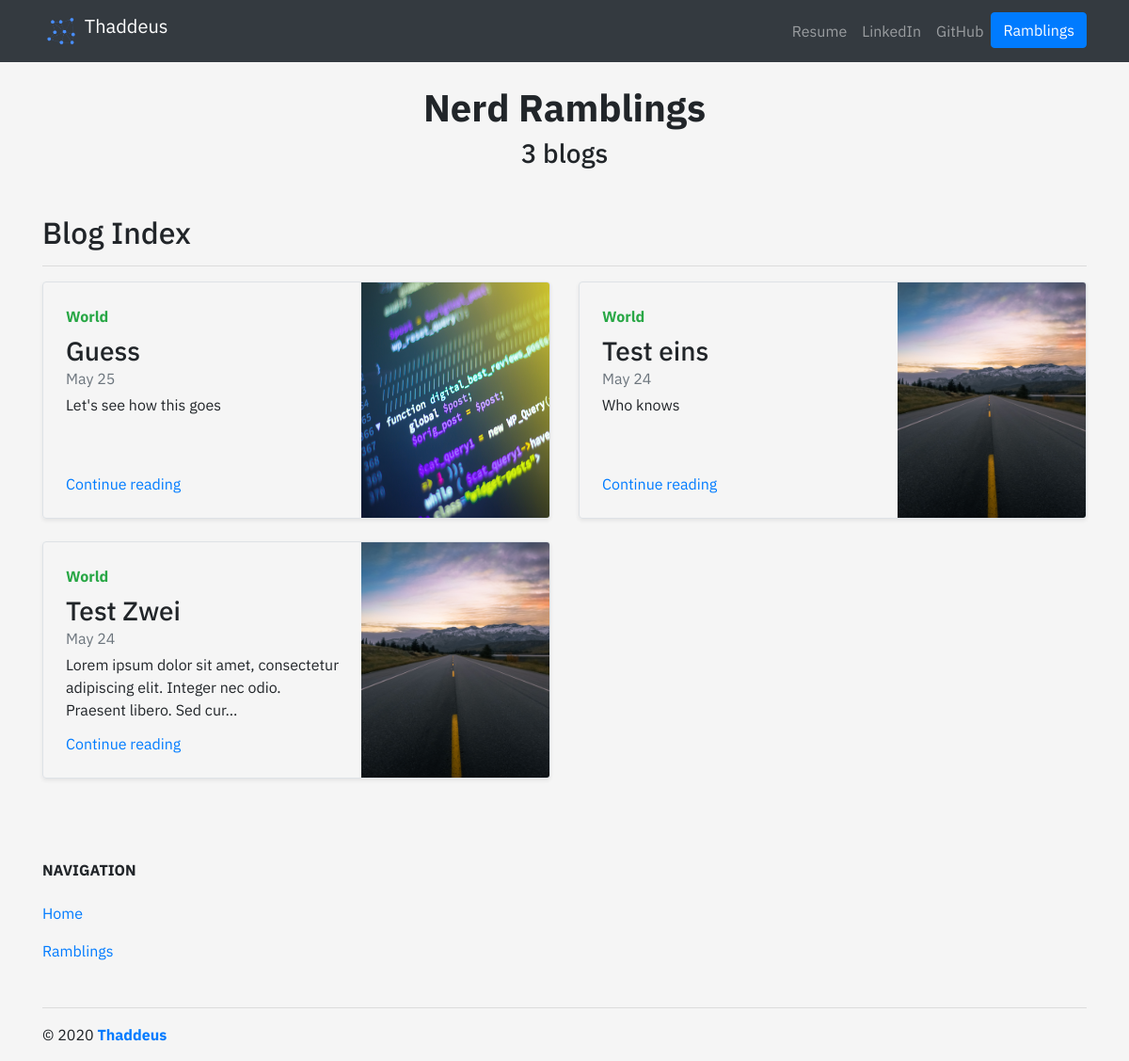
Screenshot of /blog/ with the database file from the repository.
### blog/models.py (models this page shows, shortened)
class Blog(models.Model):
    title = models.CharField(max_length=200)
    description = models.TextField()
    date = models.DateField()
    category = models.CharField(max_length=100, blank=True)
    image = models.ImageField(upload_to='blog/images/', blank=True)

### blog/views.py (the view)
# urls.py: path('', views.all_blogs, name='all_blogs'),
def all_blogs(request):
    blogs = Blog.objects.order_by('-date')
    return render(request, 'blog/all_blogs.html', {'blogs': blogs})

### blog/templates/blog/all_blogs.html
{% extends "portfolio/base.html" %}
{% load static %}
{% block content %}
<br>
<h1 id="blogtitle" class="font-weight-bold text-center">Nerd Ramblings</h1>
<h3 class="text-center mb-5">{{ blogs.count }} blog{{ blogs.count|pluralize }}</h3>
<div class="container">
    <h2 class="mt-5">Blog Index</h2>
    <hr>
    </div>
<div class="container">
    <div class="row mb-2">
    {% for blog in blogs %}
        <div class="col-md-6">
        <div class="row no-gutters border rounded overflow-hidden flex-md-row mb-4 shadow-sm h-md-250 position-relative">
            <div class="col p-4 d-flex flex-column position-static">
            <strong class="d-inline-block mb-2 text-success">{{ blog.category }}</strong>
            <h3 class="mb-0">{{ blog.title }}</h3>
            <div class="mb-1 text-muted">{{ blog.date|date:'M d' }}</div>
            <p class="card-text mb-auto">{{ blog.description|striptags|truncatechars:100 }}</p>
            <a href="{% url 'blog:detail' blog.id %}" class="stretched-link">Continue reading</a>
            </div>
            <div class="col-auto d-none d-lg-block">
            <img class="bd-placeholder-img" src="{{ blog.image.url }}" width="200" height="250" preserveAspectRatio="xMidYMid slice" focusable="false">
            </div>
        </div>
        </div>
    {% endfor %}
    </div>
</div>
{% endblock %}

### portfolio/templates/portfolio/base.html (shortened to what this page needs)
{% load static %}
<!doctype html>
<html lang="en">
<head>
  <link rel="stylesheet" href="https://stackpath.bootstrapcdn.com/bootstrap/4.4.1/css/bootstrap.min.css">
  <link rel="stylesheet" href="{% static "portfolio/custom.css" %}">
</head>
<body>
  <nav id="topNav" class="navbar sticky-top navbar-expand-lg navbar-dark bg-dark">
    <div class="container">
      <a class="navbar-brand" href="{% url 'home' %}">
        <img src="{% static "portfolio/icon.png" %}" width="40" height="40" class="d-inline-block align-top" alt="icon Logo" loading="lazy">
        Thaddeus
      </a>
      <div class="collapse navbar-collapse text-center" id="navbarNav">
        <ul class="navbar-nav ml-auto">
          <li class="nav-item">
            <a class="nav-link" href="{% static "portfolio/resume.pdf" %}">Resume</a>
          </li>
          <li class="nav-item">
            <a class="nav-link" href="https://www.linkedin.com/in/thaddeus-martin-5874b8196//" target="_blank">LinkedIn</a>
          </li>
          <li class="nav-item">
            <a class="nav-link" href="https://github.com/AcuityTPM" target="_blank">GitHub</a>
          </li>
          <li>
            <a role="button" href="{% url 'blog:all_blogs' %}" class="btn btn-primary">Ramblings</a>
          </li>
        </ul>
      </div>
    </div>
  </nav>
    {% block content %}
    {% endblock %}
<footer class="page-footer font-small mdb-color pt-4">
    <div class="container text-md-left">
      <div class="row  text-md-left mt-3 pb-3">
        <div class="col-md-2 col-lg-3 col-xl-3  mt-3">
          <h6 class="text-uppercase mb-4 font-weight-bold">Navigation</h6>
          <p>
            <a href="{%url 'home'%}">Home</a>
          </p>
          <p>
            <a href="{%url 'blog:all_blogs'%}">Ramblings</a>
          </p>
        </div>
      </div>
      <hr>
      <div class="row d-flex align-items-center">
        <div class="col-md-7 col-lg-8">
          <p class="text-center text-md-left">© 2020
            <a href="https://github.com/AcuityTPM">
              <strong> Thaddeus</strong>
            </a>
          </p>
        </div>
      </div>
    </div>
  </footer>
</body>
</html>

### portfolio/static/portfolio/custom.css (style rules this page uses)
body { font-family: 'IBM Plex Sans', sans-serif; }
body { background: #F5F5F5 !important; }

### rows the page displays
Blog: category "World", title "Guess", date "May 25", description "Let's see how this goes", image (picture)
Blog: category "World", title "Test eins", date "May 24", description "Who knows", image (picture)
Blog: category "World", title "Test Zwei", date "May 24", description "Lorem ipsum dolor sit amet, consectetur adipiscing elit. Integer nec odio. Praesent libero. Sed cur…", image (picture)

### other values shown
{{ blogs.count }} "3"
